Frame 1 (no input): blank canvas, image omitted
Frame 60 (no input): blank canvas, image omitted
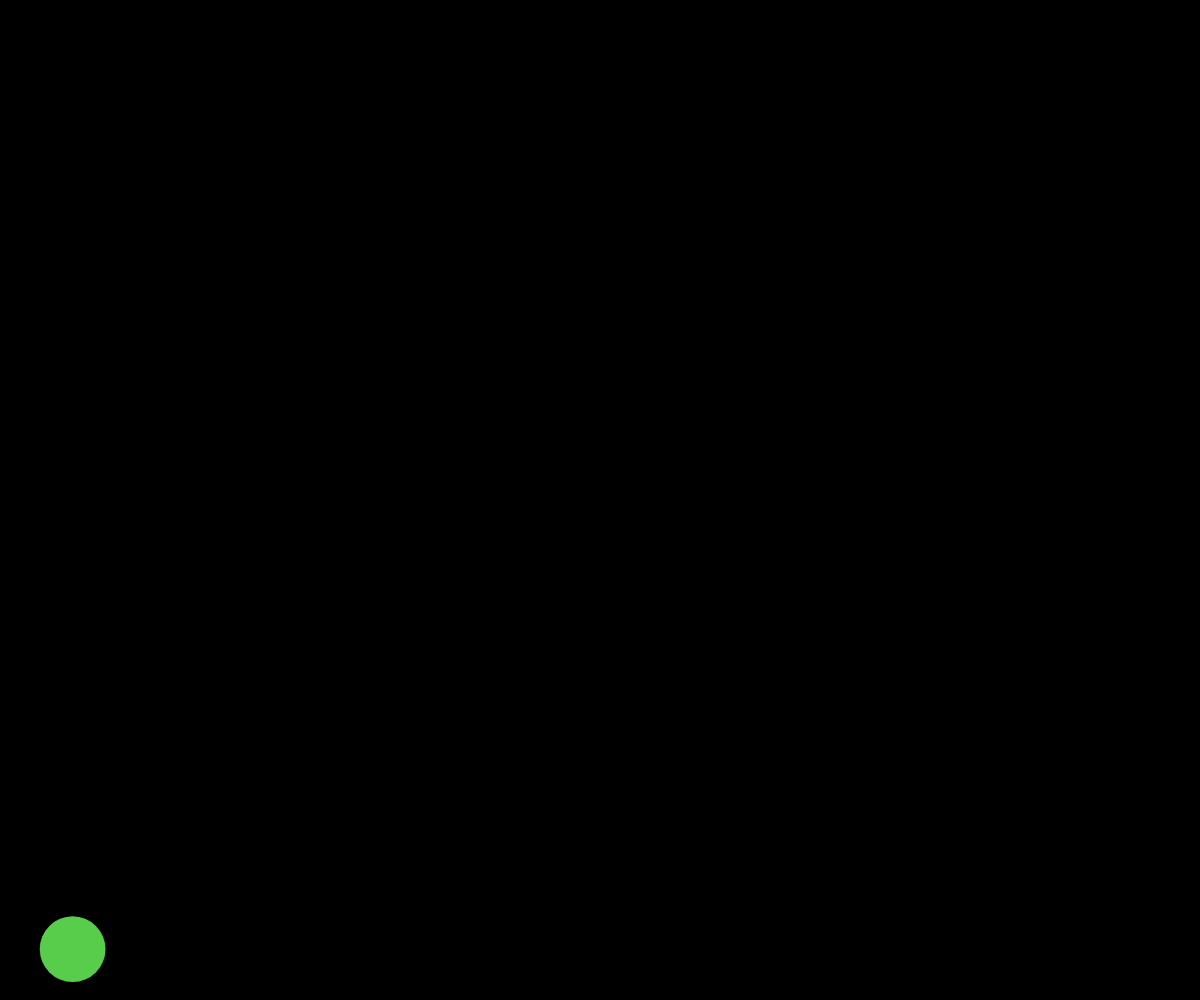
Frame 120 (the mouse pressed at the canvas centre since frame 60)

The p5.js sketch whose frames 1 and 60 were blank and that drew this single picture after the mouse press (run headless with seeded random() and noise() and a simulated clock; from frame 60 on, the mouse is pressed at the canvas centre):

// p5.js sketch
// ── sketch.js
// Ball Collision OOP
// 2026 - 04 - 17

class Ball {
  constructor(x, y) {
    this.x = x;
    this.y = y;
    this.radius = random(15, 40);
    this.dx = random(-15, 15);
    this.dy = random(-15, 15);
    this.r = random(255);
    this.g = random(255);
    this.b = random(255);
  }

  display() {
    noStroke();
    fill(this.r, this.g, this.b);
    circle(this.x, this.y, this.radius*2);
  }

  move() {
    this.x += this.dx;
    this.y += this.dy;

    //check top/bottom for bounce
    if (this.y - this.radius < 0 || this.y + this.radius > height) {
      this.dy *= -1;
    }

    //check left/right for bounce
    if (this.x - this.radius < 0 || this.x + this.radius > width) {
      this.dx *= -1;
    }
  }

  bounceOff(otherBall) {
    let radiiSum = this.radius + otherBall.radius;
    let distanceApart = dist(this.x, this.y, otherBall.x, otherBall.y);
    if (radiiSum > distanceApart) {
      //hitting each other
      let tempX = this.dx;
      let tempY = this.dy;

      this.dx = otherBall.dx;
      this.dy = otherBall.dy;

      otherBall.dx = tempX;
      otherBall.dy = tempY;
    }
  }
}

let ballArray = [];

function setup() {
  createCanvas(windowWidth, windowHeight);
}

function draw() {
  background(0);

  for (let ball of ballArray) {
    ball.move();
    for (let otherBall of ballArray) {
      //avoid detecting hitting self
      if (ball !== otherBall) {
        ball.bounceOff(otherBall);
      }
    }
    ball.display();
  }
}

function mousePressed() {
  let theBall = new Ball(mouseX, mouseY);
  ballArray.push(theBall);
}
